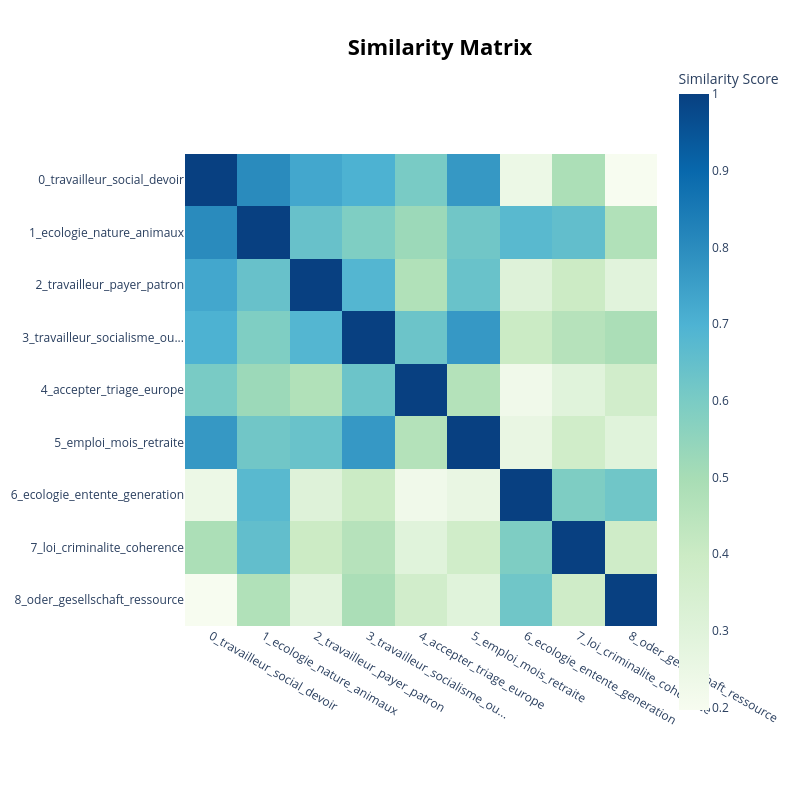

Notebook source saved alongside this figure:
### Code cell
fig = topic_model.visualize_heatmap()
fig.write_html("plot_interactif/bertopic_heatmap.html")
fig

### Figure 1 — Plotly figure (JSON) as saved in the notebook; plotly's stock layout.template omitted (floating-point values rounded to 4 significant figures)
{"data": [{"coloraxis": "coloraxis", "hovertemplate": "x: %{x}<br>y: %{y}<br>Similarity Score: %{z}<extra></extra>", "name": "0", "type": "heatmap", "x": ["0_travailleur_social_devoir", "1_ecologie_nature_animaux", "2_travailleur_payer_patron", "3_travailleur_socialisme_ou...", "4_accepter_triage_europe", "5_emploi_mois_retraite", "6_ecologie_entente_generation", "7_loi_criminalite_coherence", "8_oder_gesellschaft_ressource"], "xaxis": "x", "y": ["0_travailleur_social_devoir", "1_ecologie_nature_animaux", "2_travailleur_payer_patron", "3_travailleur_socialisme_ou...", "4_accepter_triage_europe", "5_emploi_mois_retraite", "6_ecologie_entente_generation", "7_loi_criminalite_coherence", "8_oder_gesellschaft_ressource"], "yaxis": "y", "z": [[1.0, 0.8025, 0.729, 0.7019, 0.604, 0.7682, 0.2464, 0.4864, 0.1968], [0.8025, 1.0, 0.6414, 0.5896, 0.5239, 0.6209, 0.6745, 0.6552, 0.4726], [0.729, 0.6414, 1.0, 0.6852, 0.4728, 0.6382, 0.3068, 0.3955, 0.2936], [0.7019, 0.5896, 0.6852, 1.0, 0.6315, 0.7679, 0.4, 0.4595, 0.4883], [0.604, 0.5239, 0.4728, 0.6315, 1.0, 0.4641, 0.2266, 0.298, 0.3703], [0.7682, 0.6209, 0.6382, 0.7679, 0.4641, 1.0, 0.2597, 0.3772, 0.2956], [0.2464, 0.6745, 0.3068, 0.4, 0.2266, 0.2597, 1.0, 0.5919, 0.6221], [0.4864, 0.6552, 0.3955, 0.4595, 0.298, 0.3772, 0.5919, 1.0, 0.3824], [0.1968, 0.4726, 0.2936, 0.4883, 0.3703, 0.2956, 0.6221, 0.3824, 1.0]]}], "layout": {"coloraxis": {"colorbar": {"title": {"text": "Similarity Score"}}, "colorscale": [[0, "rgb(247,252,240)"], [0.125, "rgb(224,243,219)"], [0.25, "rgb(204,235,197)"], [0.375, "rgb(168,221,181)"], [0.5, "rgb(123,204,196)"], [0.625, "rgb(78,179,211)"], [0.75, "rgb(43,140,190)"], [0.875, "rgb(8,104,172)"], [1, "rgb(8,64,129)"]]}, "height": 800, "hoverlabel": {"bgcolor": "white", "font": {"family": "Rockwell", "size": 16}}, "legend": {"title": {"text": "Trend"}}, "margin": {"t": 60}, "showlegend": true, "title": {"font": {"color": "Black", "size": 22}, "text": "<b>Similarity Matrix</b>", "x": 0.55, "xanchor": "center", "y": 0.95, "yanchor": "top"}, "width": 800, "xaxis": {"anchor": "y", "constrain": "domain", "domain": [0, 1], "scaleanchor": "y"}, "yaxis": {"anchor": "x", "autorange": "reversed", "constrain": "domain", "domain": [0, 1]}}}
